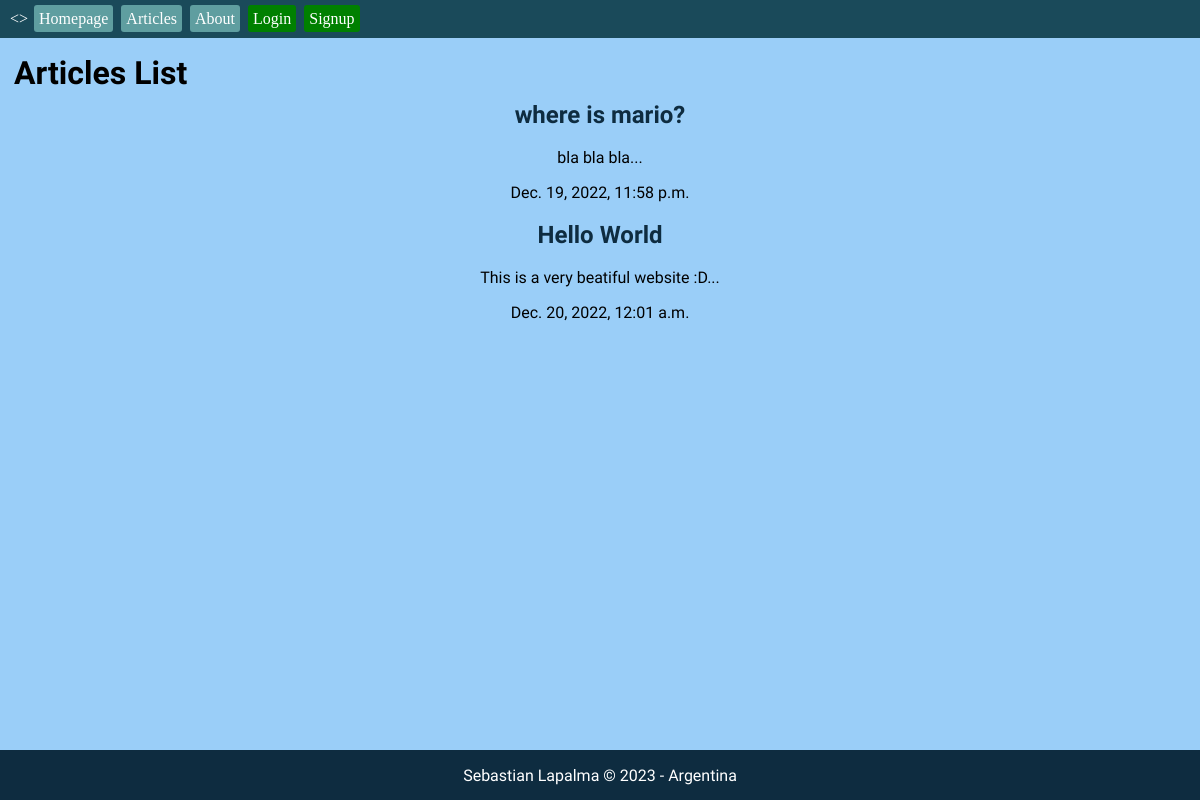
The page /articles/ on the database as committed earlier.
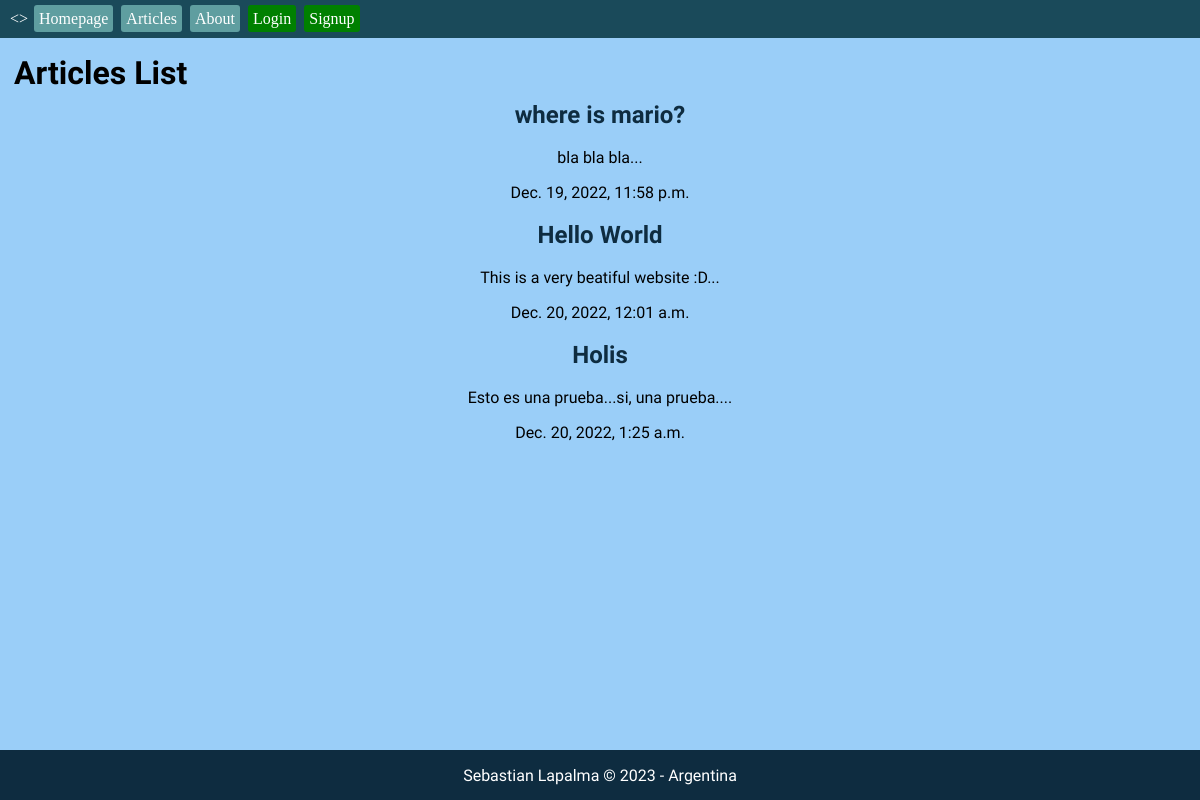
The same page on the database as committed later.
### articles/models.py (models this page shows, shortened)
class Article(models.Model):
    title = models.CharField(max_length=100)
    slug = models.SlugField()
    body = models.TextField()
    date = models.DateTimeField(auto_now_add=True)
    thumb = models.ImageField(default='default.png', blank=True)
    author = models.ForeignKey(User, default=None, on_delete=models.CASCADE)
    def snippet(self):
        return self.body[:50] + '...'

### articles/views.py (the view)
def articles_list(request):
    articles = Article.objects.all().order_by('date')
    return render(request, 'articles/articles_list.html', {'articles': articles})

### articles/templates/articles/articles_list.html
{% extends "base.html" %}
{% block content %}
<h1>Articles List</h1>
<div class="articles">
    {% for article in articles %}
        <div class="article">
            <h2><a href="{% url 'articles:detail' slug=article.slug %}">{{ article.title }}</a></h2>
            <p>{{ article.snippet }}</p>
            <p>{{ article.date }}</p>
        </div>
    {% endfor %}
</div>
{% endblock %}

### templates/base.html (shortened to what this page needs)
{% load static %}
<!DOCTYPE html>
<html lang="en">
<head>
    <link rel="stylesheet" href="{% static 'styles.css' %}">
    </head>
<body>
    <div class="nav">
        <nav>
            <>
                <li class="btn">
                    <a href="{% url 'index' %}">Homepage</a>
                </li>
                <li class="btn">
                    <a href="{% url 'articles:list' %}">Articles</a>
                </li>
                <li class="btn">
                    <a href="{% url 'about' %}">About</a>
                </li>
                {% if user.is_authenticated %}
                <li class="btn">
                    <a href="{% url 'articles:create' %}">New article</a>
                </li>
                <li class="btn">
                    <form class="logout-link" action="{% url 'accounts:logout' %}" method="post">
                        {% csrf_token %}
                        <button type="subtmit">Logout</button>
                    </form>
                </li>
                {% else %}
                <li class="btn log">
                    <a href="{% url 'accounts:login' %}">Login</a>
                    <a href="{% url 'accounts:signup' %}">Signup</a>
                </li>
                {% endif %}
        </nav>
    </div>
    <header class='title'>
        <p>Python for dummies - Blog</p>
    </header>
    <main>
        {% block content %}{% endblock %}
    </main>
    <br>
    <footer>
        <p>Sebastian Lapalma © 2023 - Argentina</p>
    </footer>
</body>
</html>

### assets/styles.css (style rules this page uses)
body { background-color:#9acef8; margin-bottom: 100px; clear:both ; }
h1, h2 { padding: 3px; margin: 3px; }
.nav { background-color:#1a4a5a; color:white; position: fixed; width: 100%; top: 0; left: 0; padding: 10px; }
.btn { display: inline; }
.btn a { background-color:cadetblue; text-decoration: none; color: white; border-radius: 3px; padding: 5px; margin: 2px; top: 5px; }
.btn a { transition: 0.3s; }
header { text-align: center; }
footer { background-color: #0e2c40; color: white; width: 100%; text-align: center; position: fixed; bottom: 0; left: 0; width: 100%; height: 50px; }
.articles { text-align: center; }
.articles a { text-decoration: none; color: #0e2c40; transition: 0.3s; }
.log a { background-color: green; border-radius: 3px; }

### templates/base.html (style rules this page uses)
body h1, h2, p { font-family: 'Hanken Grotesk', sans-serif; font-size: 250%%; }

Rows that differ between the two databases and show on the page:
added Article: title "Holis", snippet "Esto es una prueba...si, una prueba....", date "Dec. 20, 2022, 1:25 a.m."
